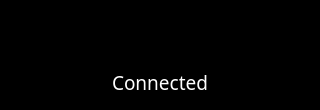
<?xml version="1.0" encoding="UTF-8"?>
<ui version="4.0">
 <class>internet_widget</class>
 <widget class="QWidget" name="internet_widget">
  <property name="geometry">
   <rect>
    <x>0</x>
    <y>0</y>
    <width>320</width>
    <height>110</height>
   </rect>
  </property>
  <property name="minimumSize">
   <size>
    <width>320</width>
    <height>110</height>
   </size>
  </property>
  <property name="maximumSize">
   <size>
    <width>320</width>
    <height>110</height>
   </size>
  </property>
  <property name="styleSheet">
   <string notr="true">background-color: rgb(0, 0, 0);
color: rgb(255, 255, 255);</string>
  </property>
  <widget class="QLabel" name="label_mirroricon">
   <property name="geometry">
    <rect>
     <x>0</x>
     <y>10</y>
     <width>61</width>
     <height>61</height>
    </rect>
   </property>
   <property name="text">
    <string/>
   </property>
   <property name="pixmap">
    <pixmap>../resources/icons/mirror.png</pixmap>
   </property>
   <property name="scaledContents">
    <bool>true</bool>
   </property>
  </widget>
  <widget class="QLabel" name="label_arrow_1">
   <property name="geometry">
    <rect>
     <x>70</x>
     <y>10</y>
     <width>51</width>
     <height>61</height>
    </rect>
   </property>
   <property name="text">
    <string/>
   </property>
   <property name="pixmap">
    <pixmap>../resources/icons/arrows/right.png</pixmap>
   </property>
   <property name="scaledContents">
    <bool>true</bool>
   </property>
  </widget>
  <widget class="QLabel" name="label_statusicon">
   <property name="geometry">
    <rect>
     <x>130</x>
     <y>10</y>
     <width>51</width>
     <height>51</height>
    </rect>
   </property>
   <property name="text">
    <string/>
   </property>
   <property name="pixmap">
    <pixmap>../resources/icons/check/yes.png</pixmap>
   </property>
   <property name="scaledContents">
    <bool>true</bool>
   </property>
  </widget>
  <widget class="QLabel" name="label_arrow_2">
   <property name="geometry">
    <rect>
     <x>190</x>
     <y>10</y>
     <width>51</width>
     <height>61</height>
    </rect>
   </property>
   <property name="text">
    <string/>
   </property>
   <property name="pixmap">
    <pixmap>../resources/icons/arrows/right.png</pixmap>
   </property>
   <property name="scaledContents">
    <bool>true</bool>
   </property>
  </widget>
  <widget class="QLabel" name="label_interneticon">
   <property name="geometry">
    <rect>
     <x>250</x>
     <y>10</y>
     <width>61</width>
     <height>61</height>
    </rect>
   </property>
   <property name="text">
    <string/>
   </property>
   <property name="pixmap">
    <pixmap>../resources/icons/internet.png</pixmap>
   </property>
   <property name="scaledContents">
    <bool>true</bool>
   </property>
  </widget>
  <widget class="QLabel" name="label_status">
   <property name="geometry">
    <rect>
     <x>0</x>
     <y>69</y>
     <width>320</width>
     <height>41</height>
    </rect>
   </property>
   <property name="font">
    <font>
     <family>Century Gothic</family>
    </font>
   </property>
   <property name="text">
    <string>&lt;html&gt;&lt;head/&gt;&lt;body&gt;&lt;p&gt;&lt;span style=&quot; font-size:14pt;&quot;&gt;Connected&lt;/span&gt;&lt;/p&gt;&lt;/body&gt;&lt;/html&gt;</string>
   </property>
   <property name="alignment">
    <set>Qt::AlignHCenter|Qt::AlignTop</set>
   </property>
  </widget>
  <zorder>label_mirroricon</zorder>
  <zorder>label_statusicon</zorder>
  <zorder>label_arrow_2</zorder>
  <zorder>label_interneticon</zorder>
  <zorder>label_status</zorder>
  <zorder>label_arrow_1</zorder>
 </widget>
 <resources/>
 <connections/>
</ui>
